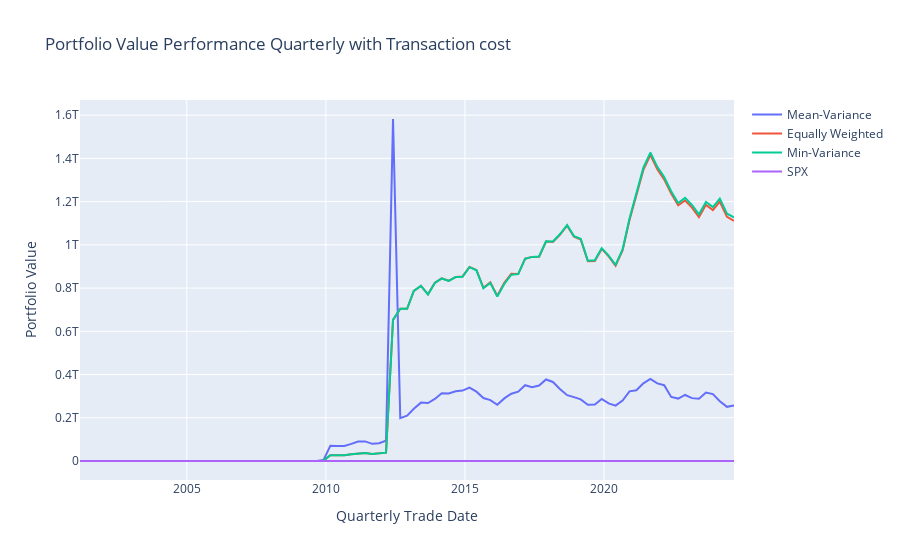

Notebook source saved alongside this figure:
### Code cell
trace0 = go.Scatter(x = time_ind, y = portfolio_cost_meanv, mode = 'lines', name = 'Mean-Variance')
trace1 = go.Scatter(x = time_ind, y = portfolio_cost_equal, mode = 'lines', name = 'Equally Weighted')
trace2 = go.Scatter(x = time_ind, y = portfolio_cost_minv, mode = 'lines', name = 'Min-Variance')
trace3 = go.Scatter(x = time_ind, y = spx_value, mode = 'lines', name = 'SPX')

data = [trace0, trace1, trace2, trace3]
layout = dict(title = "Portfolio Value Performance Quarterly with Transaction cost", 
              xaxis = dict(title = 'Quarterly Trade Date'), 
              yaxis = dict(title = 'Portfolio Value'))
fig = dict(data = data, layout = layout)

plotly.offline.iplot(fig)

#portfolio_tmp = portfolio_cost_value
